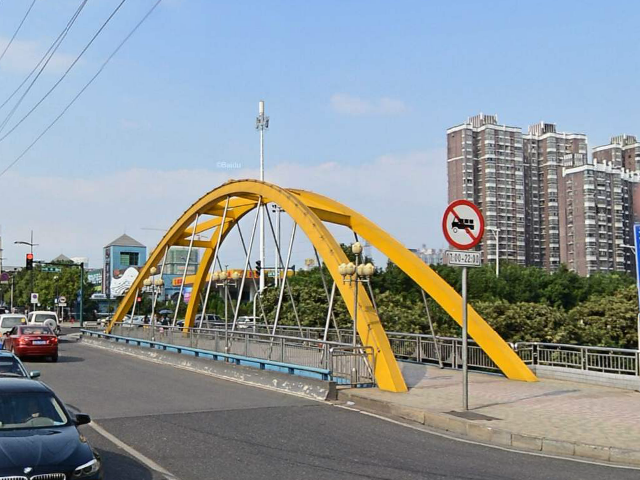
#> input picture dataset/images/css (102).bmp, 640 x 480 px; its folder holds only this picture in this run
$ python cascadeFilter.py
#> lines starting #> are read from the running program, lines starting #| are printed output that depends on the picture
import cv2 as cv
import numpy as np
from pathlib import Path


dataFolder = Path('dataset')
imgFolder = dataFolder / 'images'

scrHieuLenh = './dataset/HieuLenh.xml'
scrCam = './dataset/Cam.xml'
scrHieuLenh_Cam = './dataset/Cam_HieuLenh.xml'

testImages = list(imgFolder.glob('*.bmp'))
labelFolder = dataFolder / 'labels'
lablels = list(labelFolder.glob('*.txt'))
path=imgFolder.glob("*.bmp")

# Load model
# cascadeHieuLenh = cv.CascadeClassifier(scrHieuLenh)
# cascadeCam = cv.CascadeClassifier(scrCam)
cascadeHieuLenhCam = cv.CascadeClassifier(scrHieuLenh_Cam)

# Điều chỉnh các thông số.
alpha = 1.3 # Độ tương phản
beta = 5 # Độ sáng
scaleFactor =  1.05
minNeighbors = 6
minSize = (15,15)
maxSize = (110, 110)

def XuLyLabel():
    '''
        - Hàm xử lý các file label chứa tọa độ.
        - Đưa các dữ liệu trong file vào một Dictionary
        - Cấu trúc của Dictionary: {'TenFile': ['SoLuongBienBao',[ListViTriBienBao]]}
    '''
    viTriDung = {}

    for file in lablels:
        data = np.loadtxt(file, delimiter = ",")
        fileName = str(file).split('\\')[2].split('.')[0]
        try:
            if data[0][0]:
                viTriDung[fileName] = [len(data),data]
        except:
            viTriDung[fileName] = [1,data]

    return viTriDung

def TienXuLyAnh(file):
    img = cv.imread(str(file), cv.IMREAD_COLOR)
#> img is the input picture: shape (480, 640, 3); mean B, G, R 153.5, 150.2, 142.1
    gray = cv.cvtColor(img, cv.COLOR_BGR2GRAY)
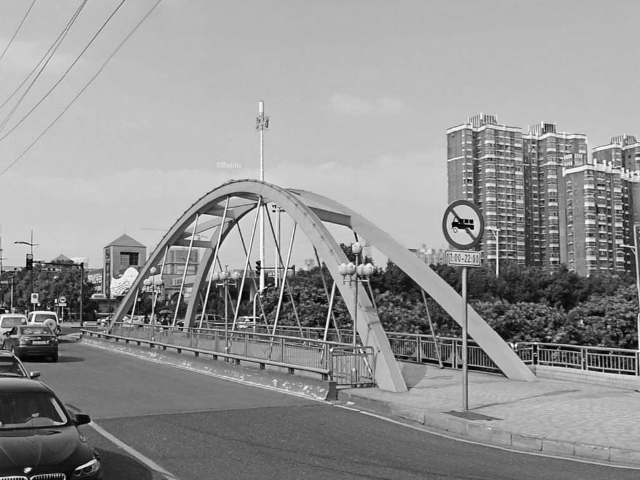
#> gray: shape (480, 640); min 1, max 253, mean 148.1
    gray = cv.convertScaleAbs(gray, alpha=alpha, beta=beta)
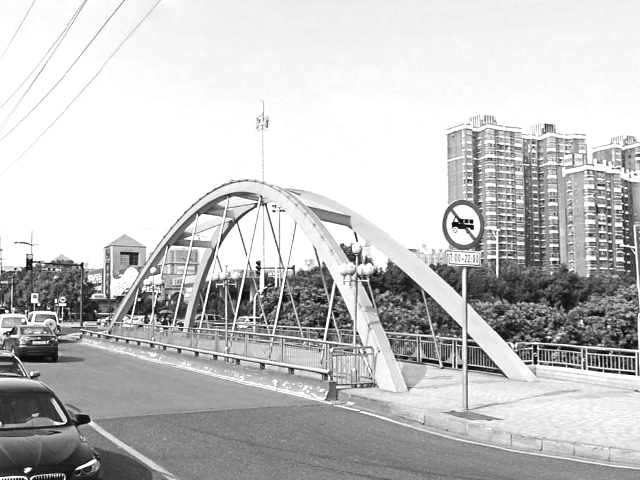
#> gray: shape (480, 640); min 6, max 255, mean 195.1
    return img, gray

def IoU(boxA, boxB):
    # Tìm vị trí X,y phần diện tích A, B giao nhau
	xA = max(boxA[0], boxB[0])
	yA = max(boxA[1], boxB[1])
	xB = min(boxA[2], boxB[2])
	yB = min(boxA[3], boxB[3])

	# Diện tích phần chung của A và B
	interArea = max(0, xB - xA + 1) * max(0, yB - yA + 1)

    #Diện tích của phân A và Phân B
	boxAArea = (boxA[2] - boxA[0] + 1) * (boxA[3] - boxA[1] + 1)
	boxBArea = (boxB[2] - boxB[0] + 1) * (boxB[3] - boxB[1] + 1)

    #% vị trí A giao B
	iou = interArea / float(boxAArea + boxBArea - interArea)

	return iou

def NhanDien(modelCascade, viTriDung):
    '''
        - Hàm nhận diện biển báo và tính toán IoU.
        - Đầu vào:
            + modelCascade - file XML của model sau khi train.
            + viTriDung - một Dictionary có cấu trúc: {'TenFile': ['SoLuongBienBao',[ListViTriBienBao]]}
        - Đầu ra: Chỉ số IoU của thư mục ảnh test và kết quả trên từng ảnh ở trong thư mục "results".
    '''
    print("Đang nhận diện và tính IoU...")
    IoUs = []
    for file in path:
        # Tiền xử lý ảnh
        img, gray = TienXuLyAnh(file)
#> (the run stopped early here; a loop or call above may not have finished)

$ run again, on dataset/images/css (108).bmp
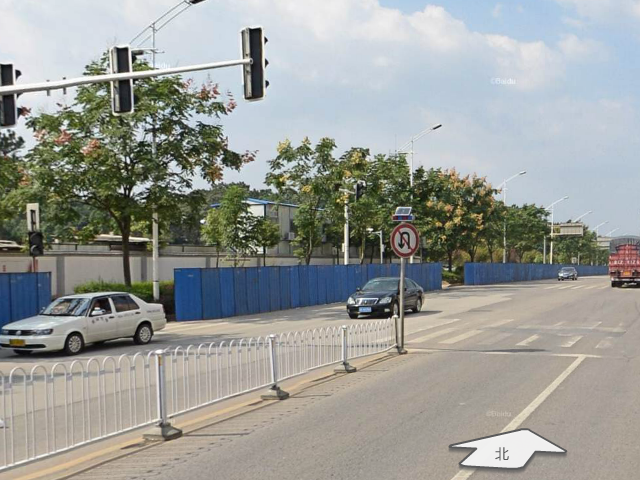
#> input picture dataset/images/css (108).bmp, 640 x 480 px
#> in TienXuLyAnh, img is the input picture: shape (480, 640, 3); mean B, G, R 151.3, 155.7, 153.5
#> in TienXuLyAnh, `gray = cv.cvtColor(img, cv.COLOR_BGR2GRAY)`:
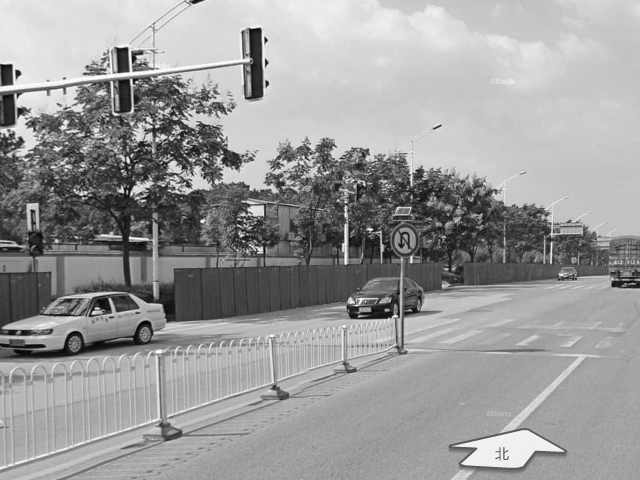
#> gray: shape (480, 640); min 1, max 255, mean 154.5
#> in TienXuLyAnh, `gray = cv.convertScaleAbs(gray, alpha=alpha, beta=beta)`:
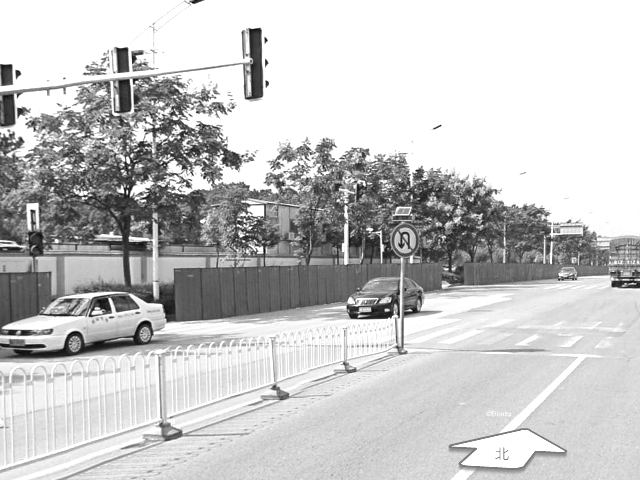
#> gray: shape (480, 640); min 6, max 255, mean 197.8

$ run again, on dataset/images/css (116).bmp
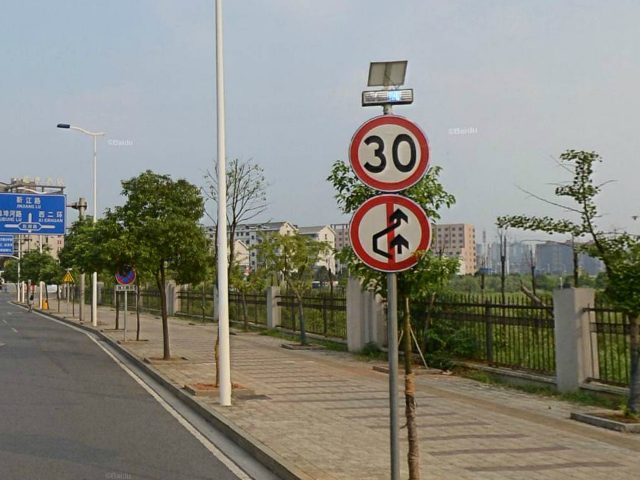
#> input picture dataset/images/css (116).bmp, 640 x 480 px
#> in TienXuLyAnh, img is the input picture: shape (480, 640, 3); mean B, G, R 125.8, 135.4, 135.8
#> in TienXuLyAnh, `gray = cv.cvtColor(img, cv.COLOR_BGR2GRAY)`:
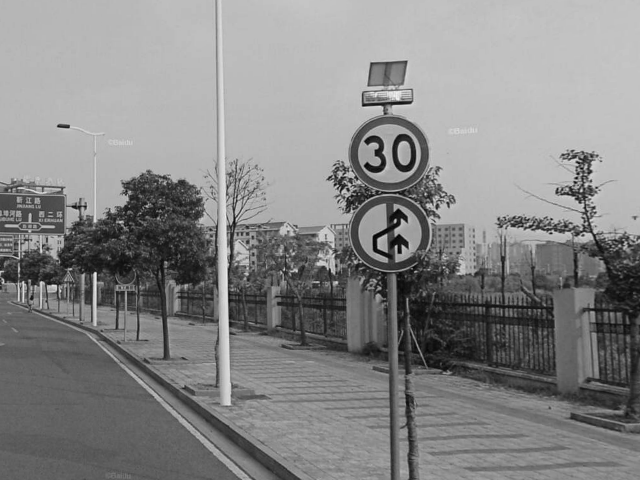
#> gray: shape (480, 640); min 1, max 242, mean 134.3
#> in TienXuLyAnh, `gray = cv.convertScaleAbs(gray, alpha=alpha, beta=beta)`:
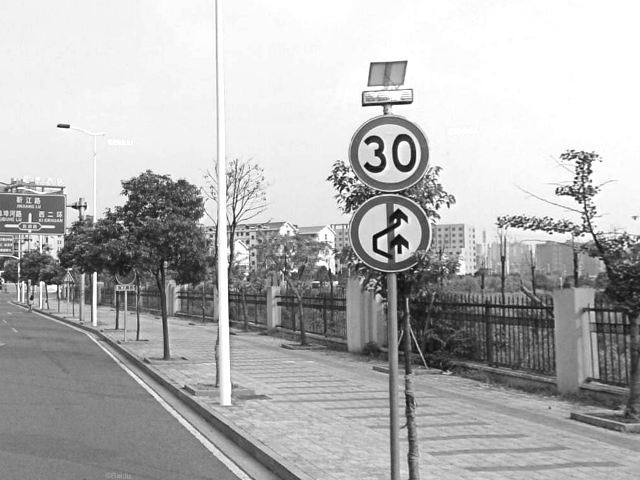
#> gray: shape (480, 640); min 6, max 255, mean 179.3
